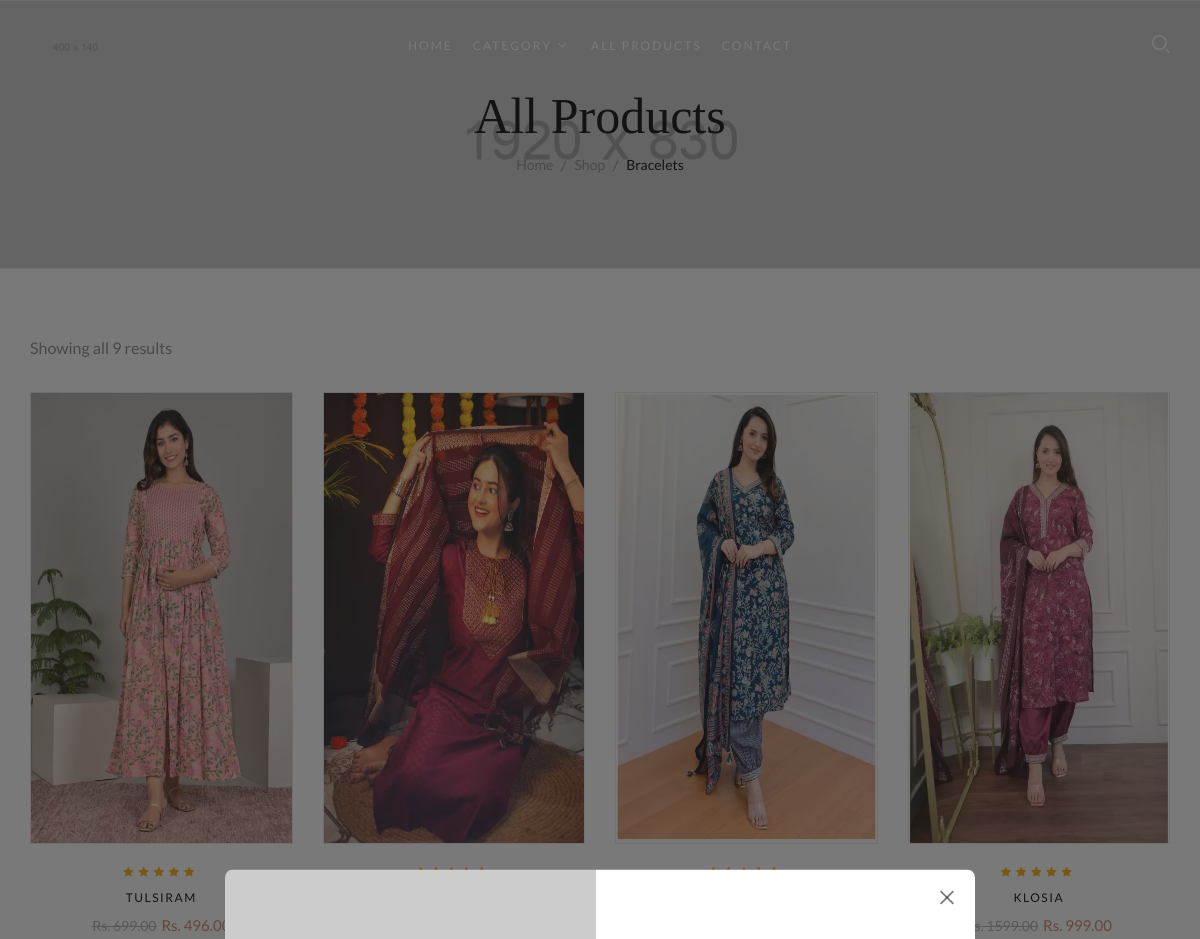
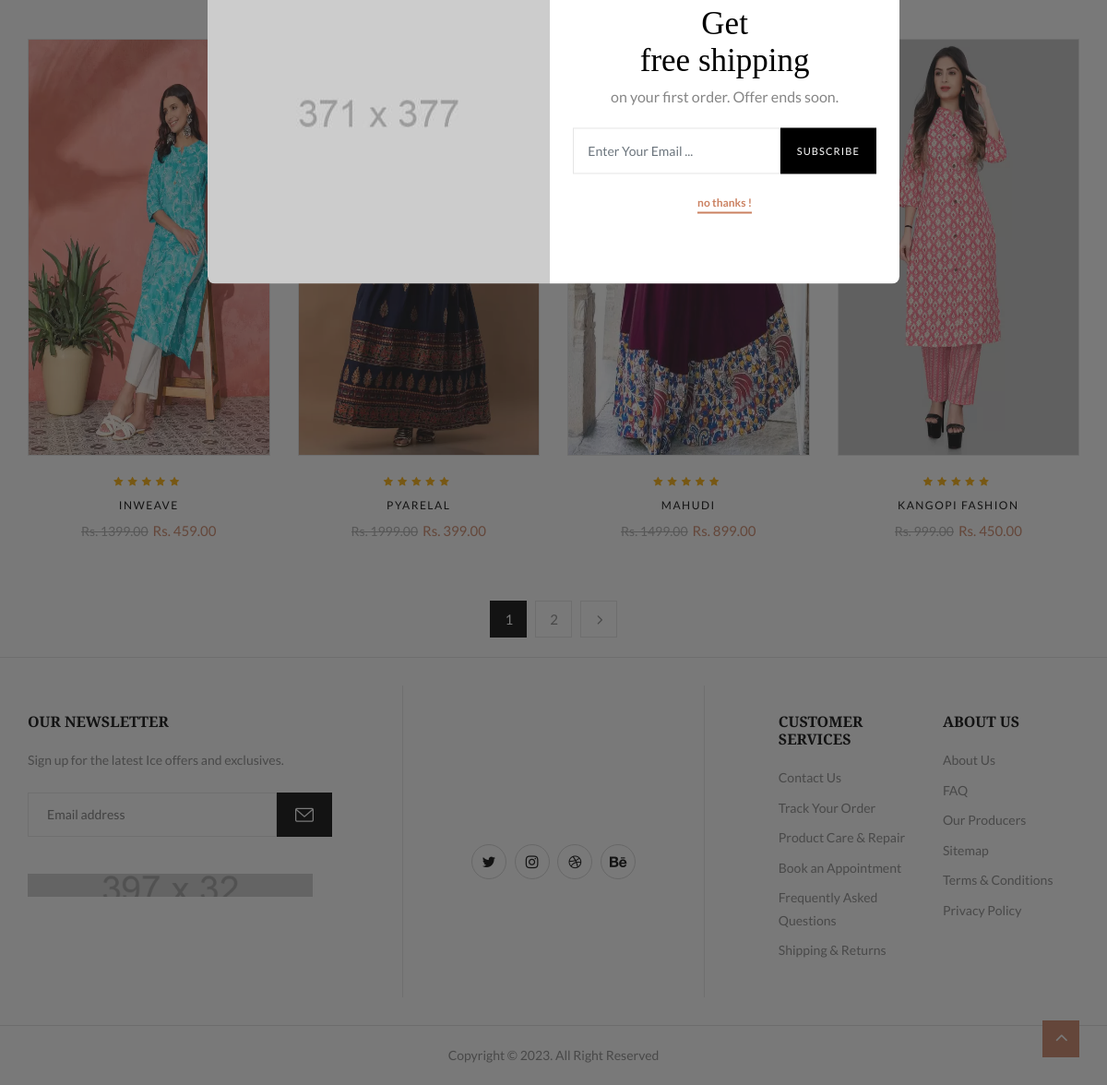
The app's page /shop/ with its own data (2 pictures, top to bottom).
### shop/models.py (models this page shows, shortened)
class Products(models.Model):
    name = models.CharField(max_length=255)
    description = models.TextField()
    price = models.DecimalField('Original Price', max_digits=10, decimal_places=2)
    disprice = models.DecimalField('Discount Price', max_digits=10, decimal_places=2, null=True, blank=True)
    size =  models.ManyToManyField(Size, related_name='products', blank=True)
    color =models.CharField(max_length=50)
    colors = models.ManyToManyField('Color', related_name='products')
    material = models.CharField(max_length=100)
    brand = models.CharField(max_length=100)
    sku = models.CharField(max_length=50, unique=True)
    category = models.ForeignKey(Category, related_name='products', on_delete=models.SET_NULL, null=True, blank=True)
    tags = models.ManyToManyField(Tag, related_name='products', blank=True)
    stock = models.PositiveIntegerField(default=0)
    is_available = models.BooleanField(default=True)
    image = models.ImageField(upload_to='product_images/')
    created_at = models.DateTimeField(auto_now_add=True)
    updated_at = models.DateTimeField(auto_now=True)

### shop/views.py (the view)
# urls.py: path('shop/', include('shop.urls')),
def shop(request):
    products_list = Products.objects.all()  # Fetch all products
    products_list_count = Products.objects.all().count()  # Fetch all products
    paginator = Paginator(products_list, 8)  # Show 8 products per page
    page_number = request.GET.get('page')
    page_obj = paginator.get_page(page_number)
    context = {'page_obj': page_obj,"products_list_count":products_list_count}
    return render(request, 'allshop.html', context)

### myproject/context_processors.py (called while the page is built)
def global_context(request):
    categories = Category.objects.all()
    return {
        'categories': categories,  # Will be available as 'categories' in templates
    }

### templates/allshop.html (shortened to what this page needs)
{% extends "base.html" %}
{% load static %}
{% block body %}
		<div id="page" class="hfeed page-wrapper">
			<div id="site-main" class="site-main">
				<div id="main-content" class="main-content">
					<div id="primary" class="content-area">
						<div id="title" class="page-title">
							<div class="section-container">
								<div class="content-title-heading">
									<h1 class="text-title-heading">
										All Products
									</h1>
								</div>
								<div class="breadcrumbs">
									<a href="index.html">Home</a><a href="shop-grid-left.html">Shop</a>Bracelets
								</div>
							</div>
						</div>
						<div id="content" class="site-content" role="main">
							<div class="section-padding">
								<div class="section-container p-l-r">
									<div class="row">
										<div class="col-xl-12 col-lg-12 col-md-12 col-12">
											<div class="products-topbar clearfix">
												<div class="products-topbar-left">
													<div class="products-count">
														Showing all {{products_list_count}} results
													</div>
												</div>
											</div>
											<div class="tab-content">
												<div class="tab-pane fade show active" id="layout-grid" role="tabpanel">
													<div class="products-list grid">
														<div class="row">
															{% for product in page_obj %}
															<div class="col-xl-3 col-lg-4 col-md-4 col-sm-6">
																<div class="products-entry clearfix product-wapper">
																	<div class="products-thumb">
																		<div class="product-thumb-hover border">
																			<a href="{% url 'product_details' product.id %}">
																				<img width="600" height="600" style="width:500px; height:450px" src="{{product.image.url}}" class="post-image" alt="">
																			</a>
																		</div>
																	</div>
																	<div class="products-content">
																		<div class="contents text-center">
																			<div class="rating">
																				<div class="star star-5"></div>
																			</div>
																			<h3 class="product-title"><a href="{% url 'product_details' product.id %}">{{product.name}}</a></h3>
																			<span class="price">
																				<del aria-hidden="true"><span>Rs. {{product.price}}</span></del>
																				<ins><span>Rs. {{product.disprice}}</span></ins>
																			</span>
																		</div>
																	</div>
																</div>
															</div>
															{% endfor %}
														</div>
													</div>
												</div>
											</div>
											<nav class="pagination">
												<ul class="page-numbers">
													{% for num in page_obj.paginator.page_range %}
														{% if page_obj.number == num %}
															<li><span aria-current="page" class="page-numbers current">{{ num }}</span></li>
														{% else %}
															<li><a class="page-numbers" href="?page={{ num }}">{{ num }}</a></li>
														{% endif %}
													{% endfor %}
													{% if page_obj.has_next %}
														<li><a class="next page-numbers" href="?page={{ page_obj.next_page_number }}">Next</a></li>
													{% endif %}
												</ul>
											</nav>
										</div>
									</div>
								</div>
							</div>
						</div>
					</div>
				</div>
			</div>
		</div>
		<div class="back-top button-show">
		</div>
{% endblock body %}

### templates/base.html (shortened to what this page needs)
{% load static %}
<!DOCTYPE html>
<html lang="en">
	<head>
		<link rel="stylesheet" href="{% static 'libs/bootstrap/css/bootstrap.min.css' %}" type="text/css">
		<link rel="stylesheet" href="{% static 'libs/feather-font/css/iconfont.css' %}" type="text/css">
		<link rel="stylesheet" href="{% static 'libs/icomoon-font/css/icomoon.css' %}" type="text/css">
		<link rel="stylesheet" href="{% static 'libs/font-awesome/css/font-awesome.css' %}" type="text/css">
		<link rel="stylesheet" href="{% static 'libs/wpbingofont/css/wpbingofont.css' %}" type="text/css">
		<link rel="stylesheet" href="{% static 'libs/elegant-icons/css/elegant.css' %}" type="text/css">
		<link rel="stylesheet" href="{% static 'libs/slick/css/slick.css' %}" type="text/css">
		<link rel="stylesheet" href="{% static 'libs/slick/css/slick-theme.css' %}" type="text/css">
		<link rel="stylesheet" href="{% static 'libs/mmenu/css/mmenu.min.css' %}" type="text/css">
		<link rel="stylesheet" href="{% static 'libs/slider/css/jslider.css' %}">
		<link rel="stylesheet" href="{% static 'assets/css/app.css' %}" type="text/css">
		<link rel="stylesheet" href="{% static 'assets/css/responsive.css' %}" type="text/css">
	</head>
	<body class="home home-5">
		<div id="page" class="hfeed page-wrapper">
			<header id="site-header" class="site-header header-v1 color-white">
				<div class="header-desktop">
					<div class="header-wrapper">
						<div class="section-padding">
							<div class="section-container large p-l-r">
								<div class="row">
									<div class="col-xl-3 col-lg-3 col-md-12 col-sm-12 col-12 header-left">
										<div class="site-logo">
											<a href="index5.html">
												<img width="400" height="140" src="{% static "media/logo-white.png" %}" alt="Mojuri – Jewelry Store HTML Template" />
											</a>
										</div>
									</div>
									<div class="col-xl-6 col-lg-6 col-md-12 col-sm-12 col-12 text-center header-center">
										<div class="site-navigation">
											<nav id="main-navigation">
												<ul id="menu-main-menu" class="menu">
													<li class="level-0 menu-item menu-item">
														<a href="/"><span class="menu-item-text">Home</span></a>
													</li>
													<li class="level-0 menu-item menu-item-has-children">
														<a href="shop-grid-left.html"><span class="menu-item-text">Category</span></a>
													</li>
													<li class="level-0 menu-item menu-item">
														<a href="{% url "shop" %}"><span class="menu-item-text">All Products</span></a>
													</li>
													<li class="level-0 menu-item">
														<a href="{% url "contact" %}"><span class="menu-item-text">Contact</span></a>
													</li>
												</ul>
											</nav>
										</div>
									</div>
									<div class="col-xl-3 col-lg-3 col-md-12 col-sm-12 col-12 header-right">
										<div class="header-page-link">
											<div class="search-box">
												<div class="search-toggle"><i class="icon-search"></i></div>
											</div>
										</div>
									</div>
								</div>
							</div>
						</div>
					</div>
				</div>
			</header>
            {% block body %}
            {% endblock body %}
			<footer id="site-footer" class="site-footer three-columns">
				<div class="footer">
					<div class="section-padding">
						<div class="section-container">
							<div class="block-widget-wrap">
								<div class="row">
									<div class="col-lg-4 column-left">
										<div class="column-wrap">
											<div class="block block-newsletter">
												<h2 class="block-title">Our Newsletter</h2>
												<div class="block-content">
													<div class="newsletter-text">Sign up for the latest Ice offers and exclusives.</div>
													<form action="" method="post" class="newsletter-form">
														<input type="email" name="your-email" value="" size="40" placeholder="Email address">
														<span class="btn-submit">
															<input type="submit" value="Subscribe">
														</span>
													</form>
												</div>
											</div>
											<div class="block block-image">
												<img width="309" height="32" src="{% static "media/payments.png" %}" alt="">
											</div>
										</div>
									</div>
									<div class="col-lg-4 column-center">
										<div class="column-wrap">
											<div class="block block-image m-b-20">
											</div>
											<div class="block block-social">
												<ul class="social-link">
													<li><a href="#"><i class="fa fa-twitter"></i></a></li>
													<li><a href="#"><i class="fa fa-instagram"></i></a></li>
													<li><a href="#"><i class="fa fa-dribbble"></i></a></li>
													<li><a href="#"><i class="fa fa-behance"></i></a></li>
												</ul>
											</div>
										</div>
									</div>
									<div class="col-lg-4 column-right">
										<div class="column-wrap">
											<div class="row">
												<div class="col-lg-6 md-b-20">
													<div class="block block-menu">
														<h2 class="block-title">Customer Services</h2>
														<div class="block-content">
															<ul>
																<li>
																	<a href="#">Contact Us</a>
																</li>
																<li>
																	<a href="#">Track Your Order</a>
																</li>
																<li>
																	<a href="#">Product Care & Repair</a>
																</li>
																<li>
																	<a href="#">Book an Appointment</a>
																</li>
																<li>
																	<a href="#">Frequently Asked Questions</a>
																</li>
																<li>
																	<a href="#">Shipping & Returns</a>
																</li>
															</ul>
														</div>
													</div>
												</div>
												<div class="col-lg-6">
													<div class="block block-menu">
														<h2 class="block-title">About Us</h2>
														<div class="block-content">
															<ul>
																<li>
																	<a href="#">About Us</a>
																</li>
																<li>
																	<a href="#">FAQ</a>
																</li>
																<li>
																	<a href="#">Our Producers</a>
																</li>
																<li>
																	<a href="#">Sitemap</a>
																</li>
																<li>
																	<a href="#">Terms & Conditions</a>
																</li>
																<li>
																	<a href="#">Privacy Policy</a>
																</li>
															</ul>
														</div>
													</div>
												</div>
											</div>
										</div>
									</div>
								</div>
							</div>
						</div>
					</div>
				</div>
				<div class="footer-bottom">
					<div class="section-padding">
						<div class="section-container">
							<div class="block-widget-wrap">
								<p class="copyright text-center">Copyright © 2023. All Right Reserved</p>
							</div>
						</div>
					</div>
				</div>
			</footer>
		</div>
		<div class="back-top button-show">
			<i class="arrow_carrot-up"></i>
		</div>
		<div class="newsletter-popup">
			<a href="#" class="newsletter-close"></a>
			<div class="newsletter-container">
				<div class="newsletter-img">
					<img src="{% static "media/banner/newsletter-popup.jpg" %}" alt="">
				</div>
				<div class="newsletter-form">
					<form action="" method="post">
						<div class="newsletter-title">
							<div class="title">Get<br> free shipping</div>
							<div class="sub-title">on your first order. Offer ends soon.</div>
						</div>
						<div class="newsletter-input clearfix">
							<input type="email" name="your-email" size="40" class="form-control" placeholder="Enter Your Email ...">
							<input type="submit" value="Subscribe" class="form-control">
			     		</div>
			     		<div class="newsletter-no">no thanks !</div>
					</form>
				</div>
			</div>
		</div>
	</body>
</html>

### static/assets/css/responsive.css (style rules this page uses)
@media (max-width: 1350px) { .site-navigation ul > li.level-0 { padding: 0 10px; } }
@media (min-width: 992px) { .home .site-header.header-v1 { position: absolute; width: 100%; } }

### records on screen
Products: image (picture), name "TULSIRAM", price "699.00", disprice "496.00"
Products: image (picture)
Products: image (picture)
Products: image (picture), name "KLOSIA", price "1599.00", disprice "999.00"
Products: image (picture), name "INWEAVE", price "1399.00", disprice "459.00"
Products: name "PYARELAL", price "1999.00", disprice "399.00"
Products: name "MAHUDI", price "1499.00", disprice "899.00"
Products: image (picture), name "KANGOPI FASHION", price "999.00", disprice "450.00"

### other values on screen
{{ products_list_count }} "9"
{{ num }} "1"
{{ num }} "2"
